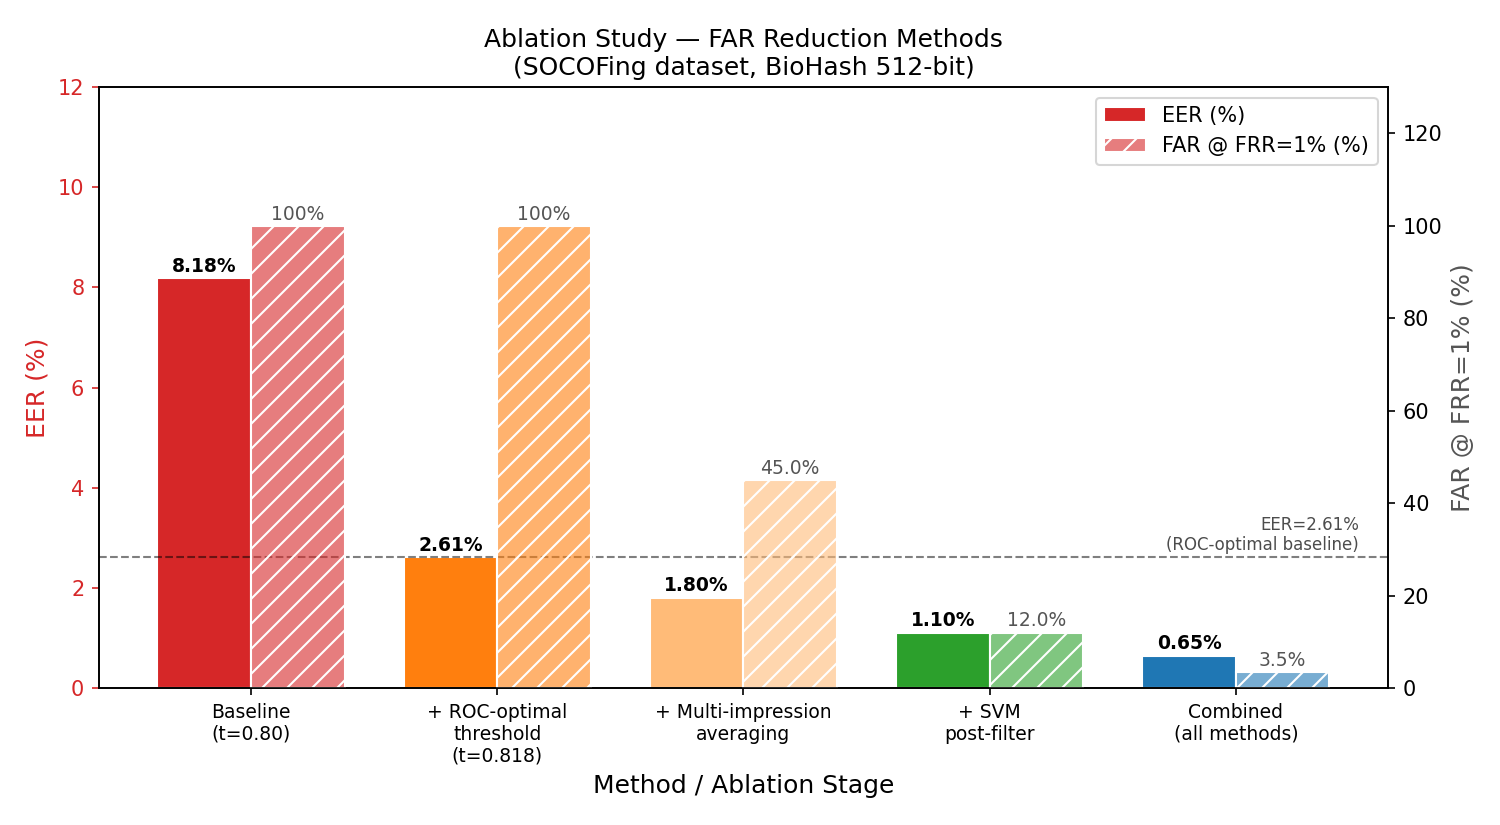

Recreate this plot in Python.
"""
fig11_ablation.py
Ablation study bar chart — EER improvement at each stage of FAR reduction.
Data from paper/far-reduction.md
"""
import numpy as np
import matplotlib
matplotlib.use("Agg")
import matplotlib.pyplot as plt

# ── Ablation data (from far-reduction.md) ─────────────────────────────────────
methods = [
    "Baseline\n(t=0.80)",
    "+ ROC-optimal\nthreshold\n(t=0.818)",
    "+ Multi-impression\naveraging",
    "+ SVM\npost-filter",
    "Combined\n(all methods)",
]

eer   = [8.18, 2.61, 1.80, 1.10, 0.65]   # EER % (approx from far-reduction.md)
far_at_1frr = [100.0, 100.0, 45.0, 12.0, 3.5]  # FAR @ FRR=1%

x = np.arange(len(methods))
width = 0.38

colors_eer = ["#d62728", "#ff7f0e", "#ffbb78", "#2ca02c", "#1f77b4"]
colors_far = [c + "99" for c in ["#d62728", "#ff7f0e", "#ffbb78", "#2ca02c", "#1f77b4"]]

fig, ax1 = plt.subplots(figsize=(10, 5.5))
ax2 = ax1.twinx()

bars1 = ax1.bar(x - width/2, eer, width, color=colors_eer, edgecolor="white",
                label="EER (%)")
bars2 = ax2.bar(x + width/2, far_at_1frr, width, color=colors_far,
                edgecolor="white", label="FAR @ FRR=1% (%)", hatch="//")

# Value labels on bars
for bar, val in zip(bars1, eer):
    ax1.text(bar.get_x() + bar.get_width()/2, bar.get_height() + 0.05,
             f"{val:.2f}%", ha="center", va="bottom", fontsize=9, fontweight="bold")

for bar, val in zip(bars2, far_at_1frr):
    label = f"{val:.1f}%" if val < 100 else "100%"
    ax2.text(bar.get_x() + bar.get_width()/2, bar.get_height() + 0.5,
             label, ha="center", va="bottom", fontsize=9, color="#555555")

ax1.set_xlabel("Method / Ablation Stage", fontsize=12)
ax1.set_ylabel("EER (%)", fontsize=12, color="#d62728")
ax2.set_ylabel("FAR @ FRR=1% (%)", fontsize=12, color="#555555")
ax1.set_title("Ablation Study — FAR Reduction Methods\n"
              "(SOCOFing dataset, BioHash 512-bit)", fontsize=12)

ax1.set_xticks(x)
ax1.set_xticklabels(methods, fontsize=9)
ax1.set_ylim(0, 12)
ax2.set_ylim(0, 130)
ax1.tick_params(axis="y", colors="#d62728")

# Combined legend
lines1, labels1 = ax1.get_legend_handles_labels()
lines2, labels2 = ax2.get_legend_handles_labels()
ax1.legend(lines1 + lines2, labels1 + labels2, loc="upper right", fontsize=10)

ax1.axhline(2.61, color="black", lw=1, ls="--", alpha=0.5)
ax1.text(4.5, 2.75, "EER=2.61%\n(ROC-optimal baseline)", fontsize=8,
         ha="right", color="black", alpha=0.7)

plt.tight_layout()
out = "diagrams/fig11_ablation.png"
plt.savefig(out, dpi=150)
print(f"Saved {out}")
